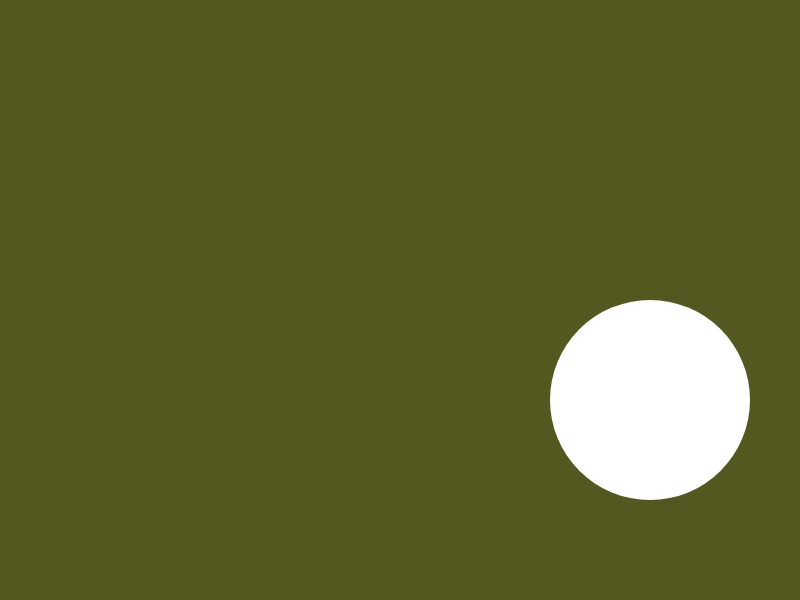
Frame 1 (no input)
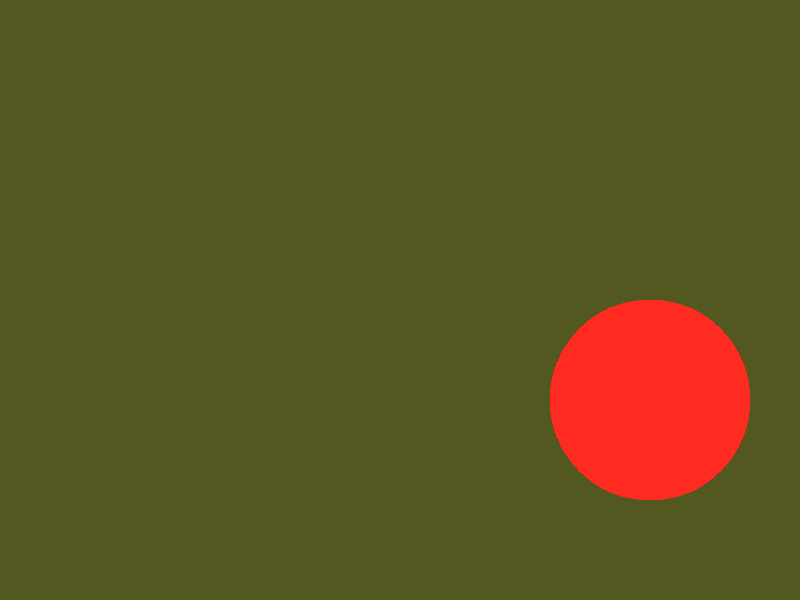
Frame 60 (no input)
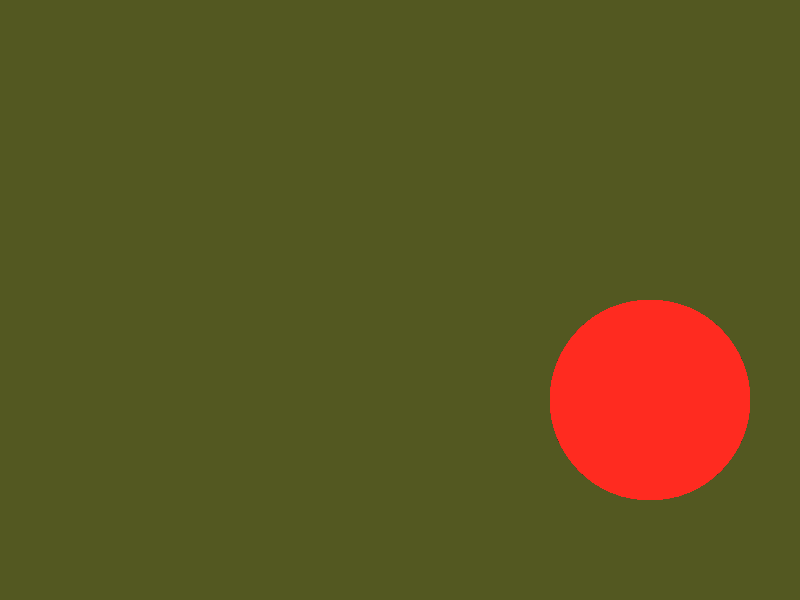
Frame 120 (the mouse pressed at the canvas centre since frame 60)

The p5.js sketch that drew these frames (run headless with seeded random() and noise() and a simulated clock; from frame 60 on, the mouse is pressed at the canvas centre):

// p5.js sketch
// ── sketch.js
function setup() {
  createCanvas(800, 600);
  background(83,88, 33);
  noStroke();
}

function draw() {
  ellipse(650, 400, 200, 200);
  fill(333, 43, 32);
}
